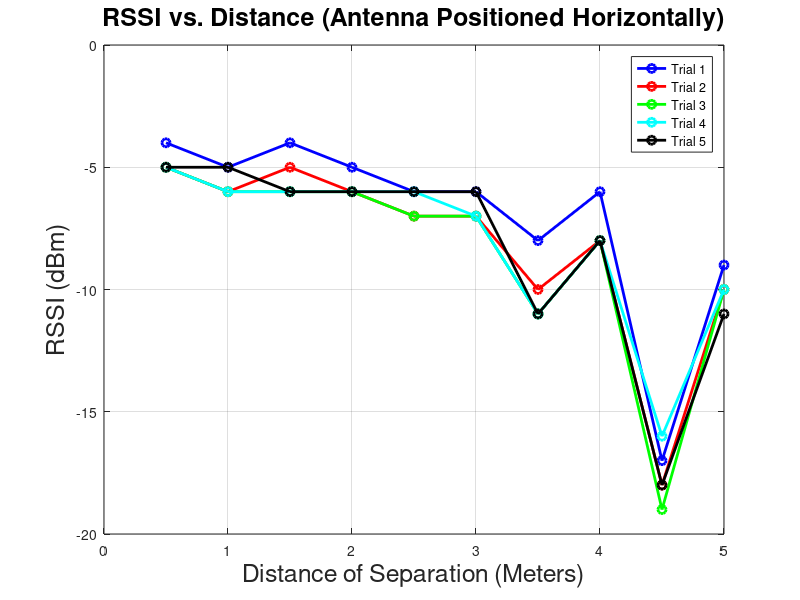
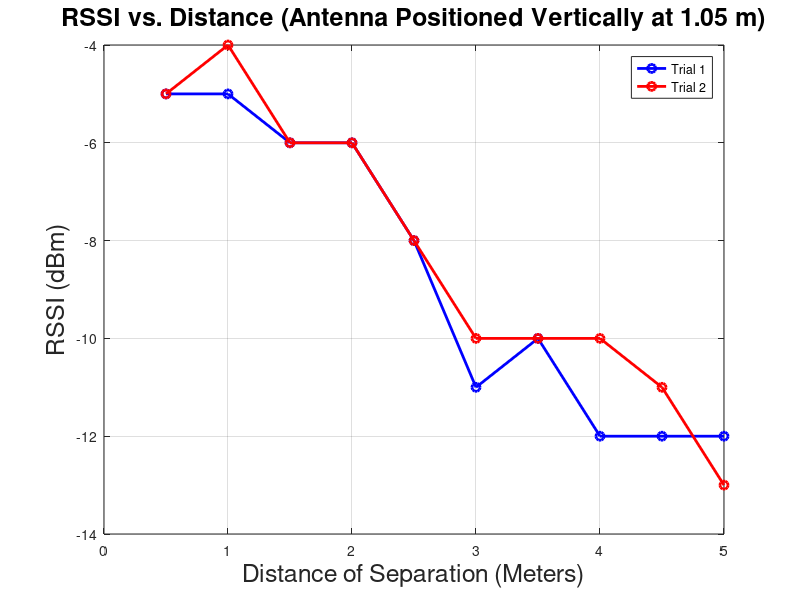

MATLAB code to generate these figures, in order:
clear all;
clc; close all;

distances = [0.5,1,1.5,2,2.5,3,3.5,4,4.5,5];

%% Horizontal

% RSSI_mean_hz = [-4.081, -4.3419, -4.5013, -5.0154, -5.0962, -5.3621, -8.0130 ...
%     -6.331, -16.6139, -9.0190];

RSSI_mode_hz_1 = [-4, -5, -4, -5, -6, -6, -8, -6, -17, -9];

RSSI_mode_hz_2 = [-5, -6, -5, -6, -7, -7, -10, -8, -18, -10];

RSSI_mode_hz_3 = [-5, -6, -6, -6, -7, -7, -11, -8, -19, -10];

RSSI_mode_hz_4 = [-5, -6, -6, -6, -6, -7, -11, -8, -16, -10];

RSSI_mode_hz_5 = [-5, -5, -6, -6, -6, -6, -11, -8, -18, -11];

% Vertical at 1.05
RSSI_mode_v_1 = [-5, -5, -6, -6, -8, -11, -10, -12, -12, -12];

RSSI_mode_v_2 = [-5, -4, -6, -6, -8, -10, -10, -10, -11, -13];

% RSSI_sd_hz = [0.7817, 1.1225, 1.0493, 0.7442, 0.8630, 0.8139, 0.6213, 0.4860 ...
%     0.5728, 0.2956];

figure(1)
plot(distances, RSSI_mode_hz_1,'b-o', 'LineWidth', 2);
hold on
plot(distances, RSSI_mode_hz_2,'r-o', 'LineWidth', 2);
hold on
plot(distances, RSSI_mode_hz_3,'g-o', 'LineWidth', 2);
hold on
plot(distances, RSSI_mode_hz_4,'c-o', 'LineWidth', 2);
hold on
plot(distances, RSSI_mode_hz_5,'k-o', 'LineWidth', 2);
title('RSSI vs. Distance (Antenna Positioned Horizontally)', 'FontSize', 18);
xlabel('Distance of Separation (Meters)', 'FontSize', 18);
ylabel('RSSI (dBm)', 'FontSize', 18);
grid on;
legend('Trial 1', 'Trial 2', 'Trial 3', 'Trial 4', 'Trial 5')
set(gcf, 'color', 'w')

figure(2)
plot(distances, RSSI_mode_v_1,'b-o', 'LineWidth', 2);
hold on
plot(distances, RSSI_mode_v_2,'r-o', 'LineWidth', 2);
title('RSSI vs. Distance (Antenna Positioned Vertically at 1.05 m)', 'FontSize', 18);
xlabel('Distance of Separation (Meters)', 'FontSize', 18);
ylabel('RSSI (dBm)', 'FontSize', 18);
grid on;
legend('Trial 1', 'Trial 2')
set(gcf, 'color', 'w')




% figure(2)
% plot(distances, RSSI_sd_hz,'b-o', 'LineWidth', 2);
% hold on
% title('Standard Deviation','FontSize', 18);
% xlabel('Distance of Separation (Meters)', 'FontSize', 18);
% ylabel('RSSI (dBm)', 'FontSize', 18);
% grid on;
% legend('Trial 1')
% set(gcf, 'color', 'w')